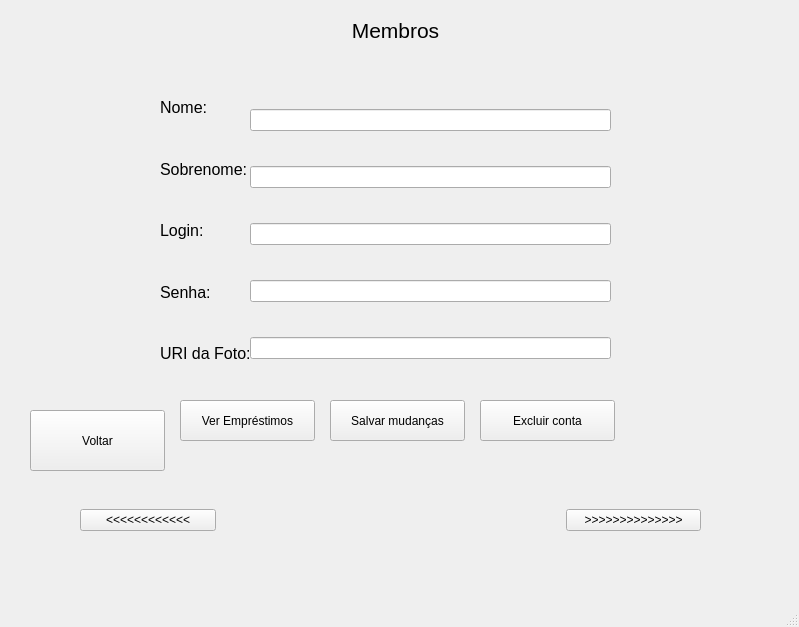
<?xml version="1.0" encoding="UTF-8"?>
<ui version="4.0">
 <class>MainWindow</class>
 <widget class="QMainWindow" name="MainWindow">
  <property name="geometry">
   <rect>
    <x>0</x>
    <y>0</y>
    <width>799</width>
    <height>627</height>
   </rect>
  </property>
  <property name="windowTitle">
   <string>MainWindow</string>
  </property>
  <widget class="QWidget" name="centralwidget">
   <widget class="QWidget" name="verticalLayoutWidget_2">
    <property name="geometry">
     <rect>
      <x>160</x>
      <y>80</y>
      <width>93</width>
      <height>301</height>
     </rect>
    </property>
    <layout class="QVBoxLayout" name="verticalLayout_2">
     <item>
      <widget class="QLabel" name="Nome">
       <property name="font">
        <font>
         <pointsize>12</pointsize>
        </font>
       </property>
       <property name="text">
        <string>Nome:</string>
       </property>
      </widget>
     </item>
     <item>
      <widget class="QLabel" name="Sobrenome">
       <property name="font">
        <font>
         <pointsize>12</pointsize>
        </font>
       </property>
       <property name="text">
        <string>Sobrenome:</string>
       </property>
      </widget>
     </item>
     <item>
      <widget class="QLabel" name="Login">
       <property name="font">
        <font>
         <pointsize>12</pointsize>
        </font>
       </property>
       <property name="text">
        <string>Login:</string>
       </property>
      </widget>
     </item>
     <item>
      <widget class="QLabel" name="Senha">
       <property name="font">
        <font>
         <pointsize>12</pointsize>
        </font>
       </property>
       <property name="text">
        <string>Senha:</string>
       </property>
      </widget>
     </item>
     <item>
      <widget class="QLabel" name="URI">
       <property name="font">
        <font>
         <pointsize>12</pointsize>
        </font>
       </property>
       <property name="text">
        <string>URI da Foto:</string>
       </property>
      </widget>
     </item>
    </layout>
   </widget>
   <widget class="QPushButton" name="EmpButton">
    <property name="geometry">
     <rect>
      <x>180</x>
      <y>400</y>
      <width>135</width>
      <height>41</height>
     </rect>
    </property>
    <property name="text">
     <string>Ver Empréstimos</string>
    </property>
   </widget>
   <widget class="QWidget" name="horizontalLayoutWidget">
    <property name="geometry">
     <rect>
      <x>30</x>
      <y>480</y>
      <width>721</width>
      <height>80</height>
     </rect>
    </property>
    <layout class="QHBoxLayout" name="horizontalLayout">
     <property name="spacing">
      <number>350</number>
     </property>
     <property name="leftMargin">
      <number>50</number>
     </property>
     <property name="rightMargin">
      <number>50</number>
     </property>
     <item>
      <widget class="QPushButton" name="AnteriorButton">
       <property name="text">
        <string>&lt;&lt;&lt;&lt;&lt;&lt;&lt;&lt;&lt;&lt;&lt;&lt;</string>
       </property>
      </widget>
     </item>
     <item>
      <widget class="QPushButton" name="AvancarButton">
       <property name="text">
        <string>&gt;&gt;&gt;&gt;&gt;&gt;&gt;&gt;&gt;&gt;&gt;&gt;&gt;&gt;</string>
       </property>
      </widget>
     </item>
    </layout>
   </widget>
   <widget class="QWidget" name="verticalLayoutWidget">
    <property name="geometry">
     <rect>
      <x>250</x>
      <y>80</y>
      <width>361</width>
      <height>311</height>
     </rect>
    </property>
    <layout class="QVBoxLayout" name="verticalLayout">
     <item>
      <widget class="QLineEdit" name="NomeTxt"/>
     </item>
     <item>
      <widget class="QLineEdit" name="SobrenomeTxt"/>
     </item>
     <item>
      <widget class="QLineEdit" name="LoginTxt"/>
     </item>
     <item>
      <widget class="QLineEdit" name="SenhaTxt"/>
     </item>
     <item>
      <widget class="QLineEdit" name="LinkTxt"/>
     </item>
    </layout>
   </widget>
   <widget class="QLabel" name="label">
    <property name="geometry">
     <rect>
      <x>320</x>
      <y>-10</y>
      <width>151</width>
      <height>81</height>
     </rect>
    </property>
    <property name="font">
     <font>
      <pointsize>16</pointsize>
      <underline>false</underline>
     </font>
    </property>
    <property name="text">
     <string>Membros</string>
    </property>
    <property name="alignment">
     <set>Qt::AlignCenter</set>
    </property>
   </widget>
   <widget class="QPushButton" name="VoltarButton">
    <property name="geometry">
     <rect>
      <x>30</x>
      <y>410</y>
      <width>135</width>
      <height>61</height>
     </rect>
    </property>
    <property name="text">
     <string>Voltar</string>
    </property>
   </widget>
   <widget class="QPushButton" name="SalvarButton">
    <property name="geometry">
     <rect>
      <x>330</x>
      <y>400</y>
      <width>135</width>
      <height>41</height>
     </rect>
    </property>
    <property name="text">
     <string>Salvar mudanças</string>
    </property>
   </widget>
   <widget class="QPushButton" name="ExcluirButton">
    <property name="geometry">
     <rect>
      <x>480</x>
      <y>400</y>
      <width>135</width>
      <height>41</height>
     </rect>
    </property>
    <property name="text">
     <string>Excluir conta</string>
    </property>
   </widget>
  </widget>
  <widget class="QStatusBar" name="statusbar"/>
 </widget>
 <resources/>
 <connections/>
</ui>
